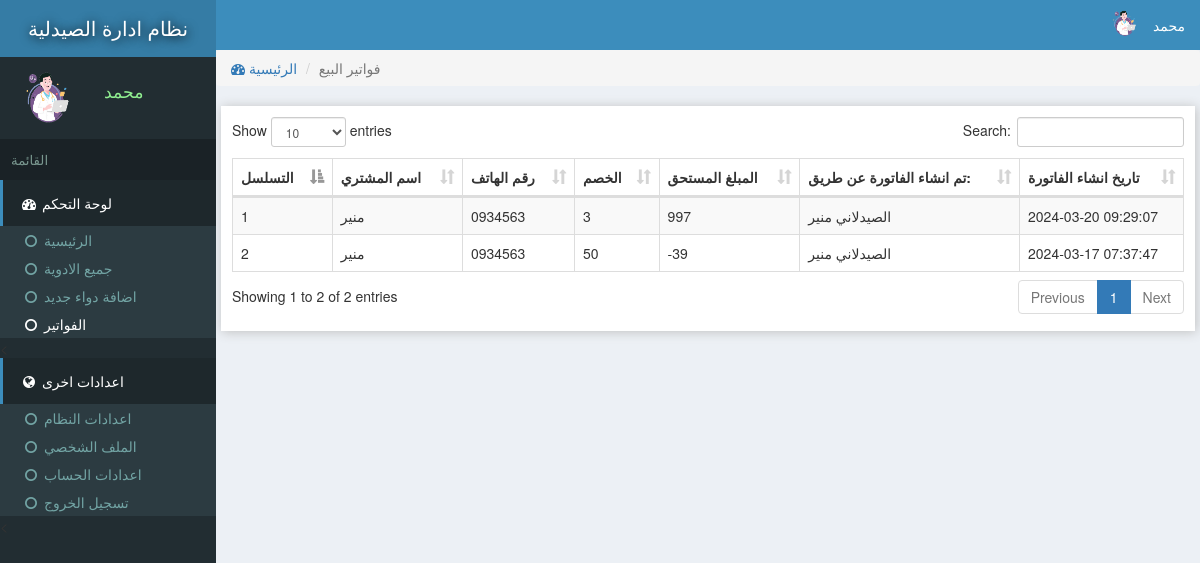
/reports.php (signed in), run on the app's committed database.
### tables this page shows
CREATE TABLE `site` (
  `id` int(11) NOT NULL,
  `title` varchar(222) NOT NULL,
  `name` varchar(222) NOT NULL
);

CREATE TABLE `users` (
  `id` int(11) NOT NULL,
  `email` varchar(222) NOT NULL,
  `password` varchar(222) NOT NULL,
  `name` varchar(222) NOT NULL,
  `pic` varchar(222) NOT NULL,
  `number` varchar(222) NOT NULL,
  `date` timestamp NOT NULL DEFAULT current_timestamp()
);

CREATE TABLE `sold` (
  `id` int(11) NOT NULL,
  `name` varchar(222) NOT NULL,
  `contact` varchar(222) NOT NULL,
  `discount` varchar(222) NOT NULL,
  `item` varchar(222) NOT NULL,
  `amount` varchar(222) NOT NULL,
  `userId` int(11) NOT NULL,
  `date` timestamp NOT NULL DEFAULT current_timestamp()
);

### assets/db.php (called while the page is built, shortened)
<?php
    $con = new mysqli('localhost','root','','store');
    $array = $con->query("select * from users where id ='$_SESSION[userId]'");
    $user = $array->fetch_assoc();
?>

### reports.php (the view, shortened to what this page needs)
<?php require "assets/function.php" ?>
<?php require 'assets/db.php';?>
<!DOCTYPE html>
<html>
<head>
<link rel="stylesheet" href="js/datatables.net-bs/css/dataTables.bootstrap.min.css">
  <?php require "assets/autoloader.php" ?>
</head>
<body style="background: #ECF0F5;padding:0;margin:0">
<div class="dashboard" style="position: fixed;width: 18%;height: 100%;background:#222D32">
  <div style="background:#357CA5;padding: 14px 3px;color:white;font-size: 15pt;text-align: center;text-shadow: 1px 1px 11px black">
    <a href="index.php" style="color: white;text-decoration: none;"><?php echo strtoupper(siteName()); ?> </a>
  </div>
  <div class="flex" style="padding: 3px 7px;margin:5px 2px;">
    <div><img src="photo/<?php echo $user['pic'] ?>" class='img-circle' style='width: 77px;height: 66px'></div>
    <div style="color:lightgreen;font-size: 13pt;padding: 14px 7px;margin-left: 11px;"><?php echo ucfirst($user['name']); ?></div>
  </div>
  <div style="background: #1A2226;font-size: 10pt;padding: 11px;color: #79978F">القائمة</div>
  <div>
    <div style="background:#1E282C;color: white;padding: 13px 17px;border-left: 3px solid #3C8DBC;"><span><i class="fa fa-dashboard fa-fw"></i> لوحة التحكم</span></div>
    <div class="item">
      <ul class="nostyle zero">
        <a href="index.php"><li ><i class="fa fa-circle-o fa-fw"></i> الرئيسية</li></a>
        <a href="inventeries.php"><li ><i class="fa fa-circle-o fa-fw"></i> جميع الادوية</li></a>
       <a href="addnew.php"><li><i class="fa fa-circle-o fa-fw"></i> اضافة دواء جديد</li></a>
        <a href="reports.php"><li style="color: white"><i class="fa fa-circle-o fa-fw"></i> الفواتير</li></a>
      </ul><
    </div>
  </div>
  <div style="background:#1E282C;color: white;padding: 13px 17px;border-left: 3px solid #3C8DBC;"><span><i class="fa fa-globe fa-fw"></i> اعدادات اخرى</span></div>
  <div class="item">
      <ul class="nostyle zero">
        <a href="sitesetting.php"><li><i class="fa fa-circle-o fa-fw"></i> اعدادات النظام</li></a>
       <a href="profile.php"><li><i class="fa fa-circle-o fa-fw"></i> الملف الشخصي</li></a>
        <a href="accountSetting.php"><li><i class="fa fa-circle-o fa-fw"></i> اعدادات الحساب</li></a>
        <a href="logout.php"><li><i class="fa fa-circle-o fa-fw"></i> تسجيل الخروج</li></a>
      </ul><
    </div>
</div>
<div class="marginLeft" >
  <div style="color:white;background:#3C8DBC" >
    <div class="pull-right flex rightAccount" style="padding-right: 11px;padding: 7px;">
      <div><img src="photo/<?php echo $user['pic'] ?>" style='width: 41px;height: 33px;' class='img-circle'></div>
      <div style="padding: 8px"><?php echo ucfirst($user['name']) ?></div>
    </div>
  </div>
  <div class="content">
   <ol class="breadcrumb ">
        <li><a href="index.php"><i class="fa fa-dashboard"></i> الرئيسية</a></li>
        <li class="active">فواتير البيع</li>
    </ol>
  <div class="tableBox" >
    <table id="dataTable" class="table table-bordered table-striped" style="z-index: -1">
      <thead>
        <th>التسلسل</th>
        <th>اسم المشتري</th>
        <th>رقم الهاتف</th>
        <th>الخصم</th>
        <th>المبلغ المستحق</th>
        <th>تم انشاء الفاتورة عن طريق:</th>
        <th>تاريخ انشاء الفاتورة</th>
      </thead>
     <tbody>
      <?php $i=0;
          $array = $con->query("select * from sold ORDER BY date DESC");
        while ($row = $array->fetch_assoc())
        {
          $i=$i+1;
        ?>
          <tr>
            <td><?php echo $i; ?></td>
            <td><?php echo $row['name']; ?></td>
            <td><?php echo $row['contact']; ?></td>
            <td><?php echo $row['discount']; ?></td>
            <td><?php echo $row['amount']; ?></td>
            <td><?php echo getAdminName($row['userId']); ?></td>
            <td><?php echo $row['date']; ?></td>
          </tr>
      <?php
        }
       ?>
     </tbody>
    </table>
  </div>
  </div>
</div>
</body>
</html>

### data on the page
site: name "نظام ادارة الصيدلية"
users: pic (picture), name "محمد"
sold: name "منير", contact "0934563", discount "3", amount "997", userId.name "الصيدلاني منير", date "2024-03-20 09:29:07"
sold: name "منير", contact "0934563", discount "50", amount "-39", userId.name "الصيدلاني منير", date "2024-03-17 07:37:47"
